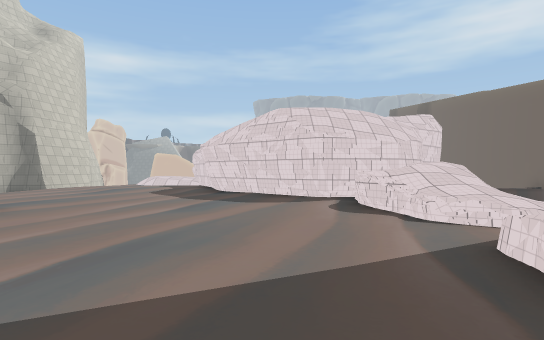
[1] (above)

24 first-person views from a walk through a scene from a Unity 3-D project. The camera is 1.4 m above the floor, looks level and sees 80° across. The floor is counted in squares, 2 m on a side. Each view is taken from the middle of a square. On the plan, view 1 faces up. The plan holds only what a view shows up to about 10 squares ahead; the rest is blank. The place goes on beyond the plan. The player is left out. Some animated figures are left out. Some surface patterns are stand-ins.

[2]
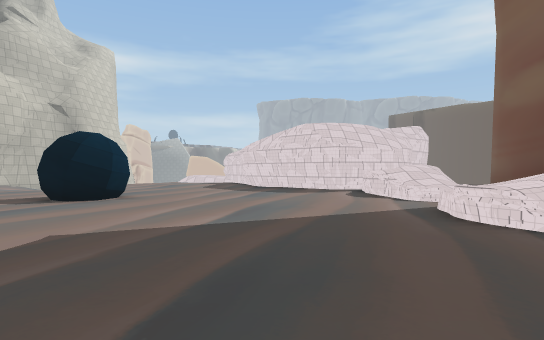

[3]
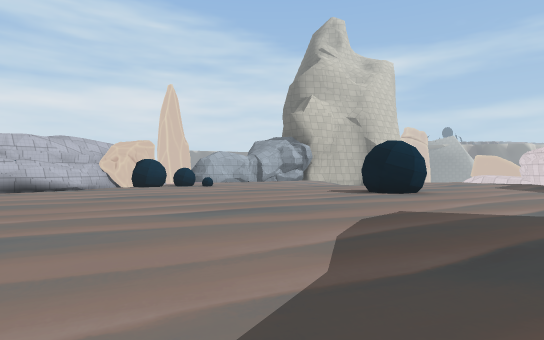

[4]
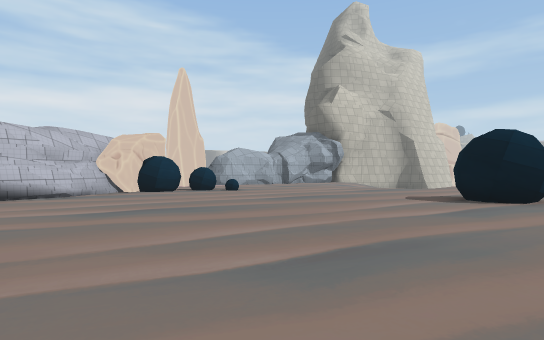

[5]
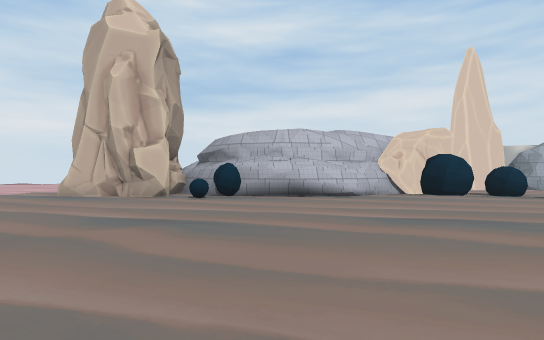

[6]
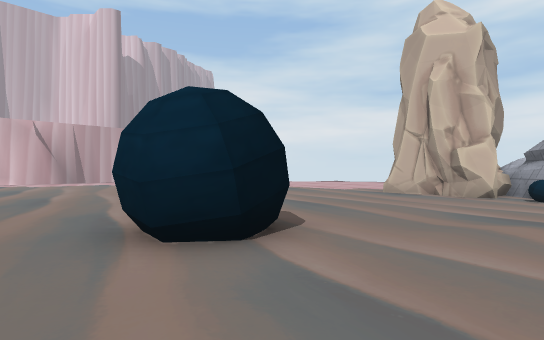

[7]
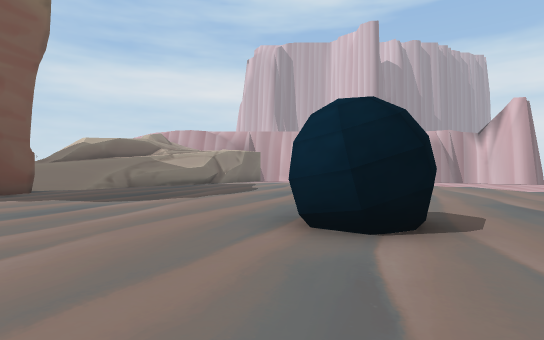

[8]
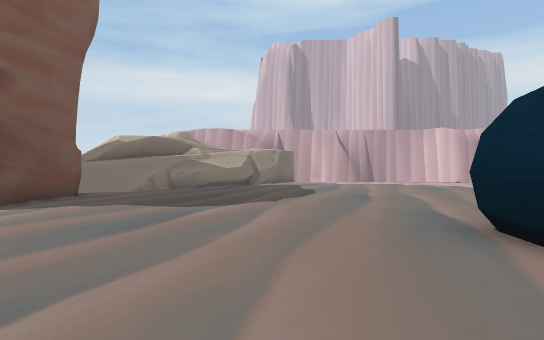

[9]
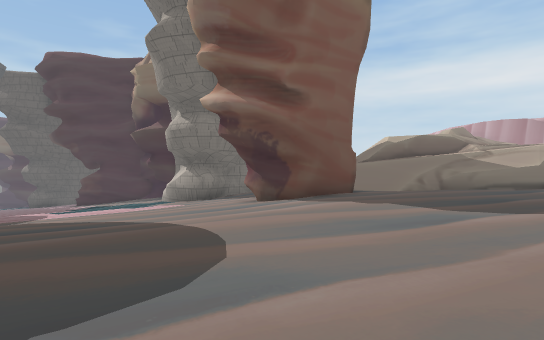

[10]
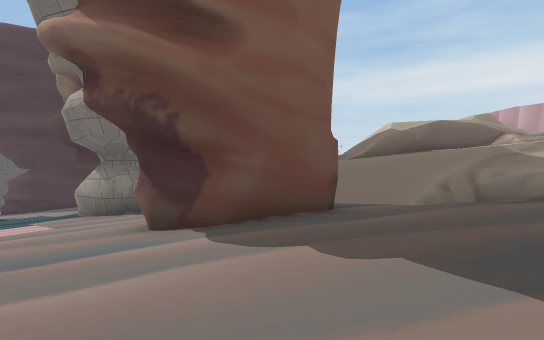

[11]
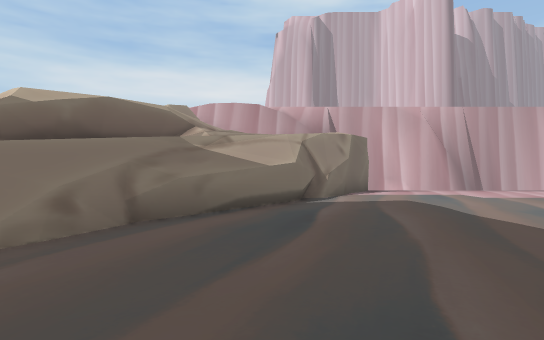

[12]
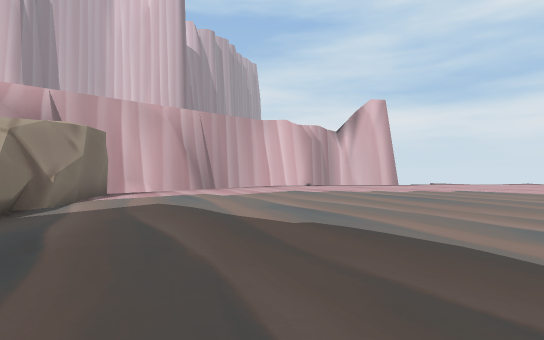

[13]
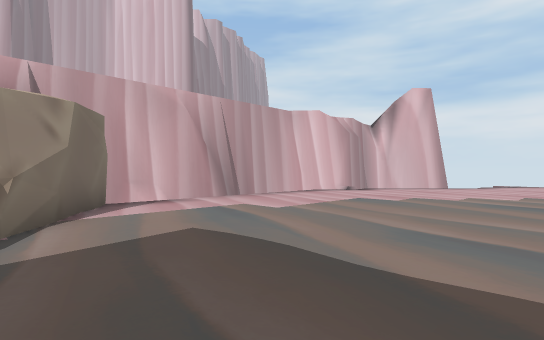

[14]
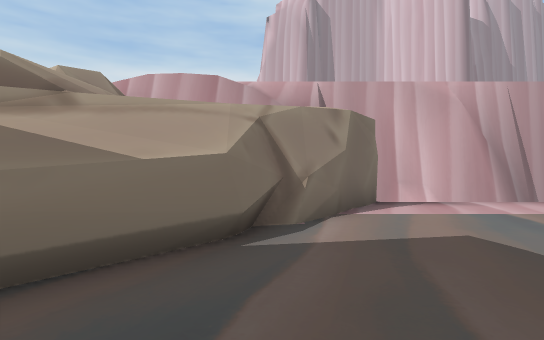

[15]
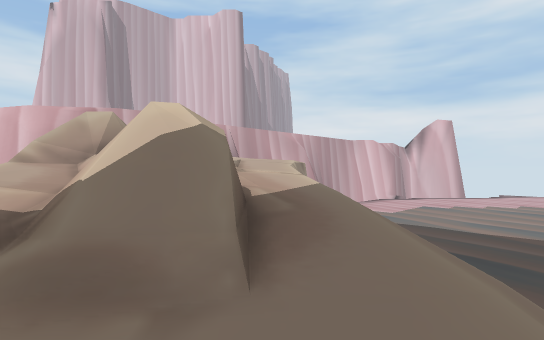

[16]
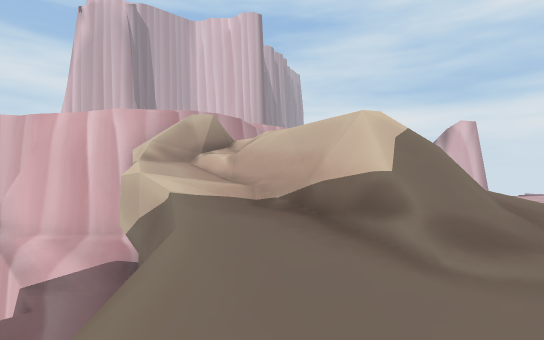

[17]
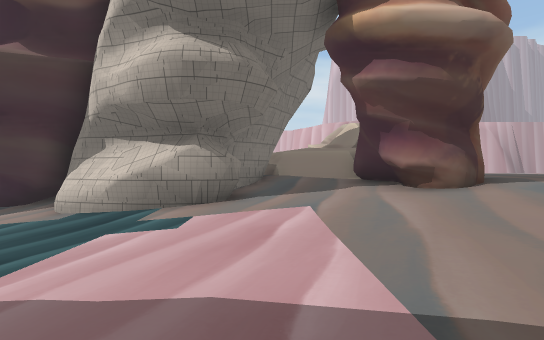

[18]
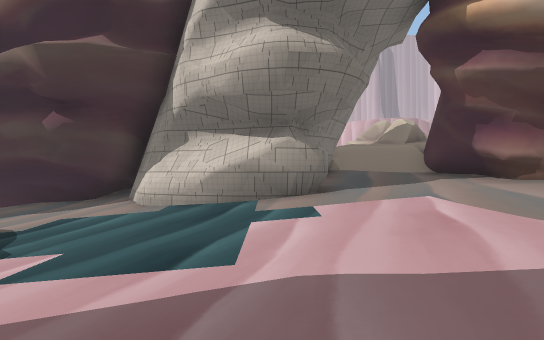

[19]
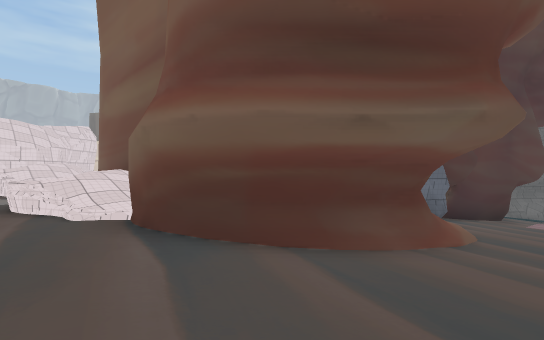

[20]
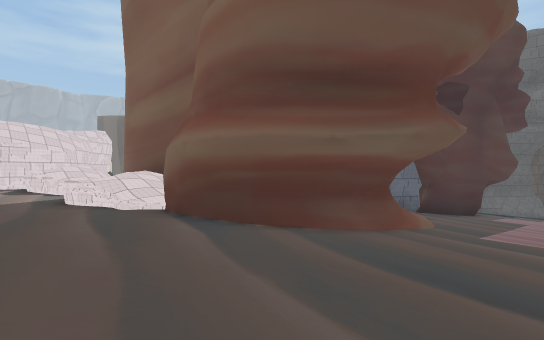

[21]
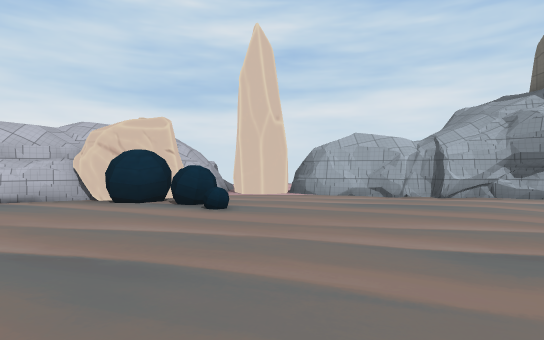

[22]
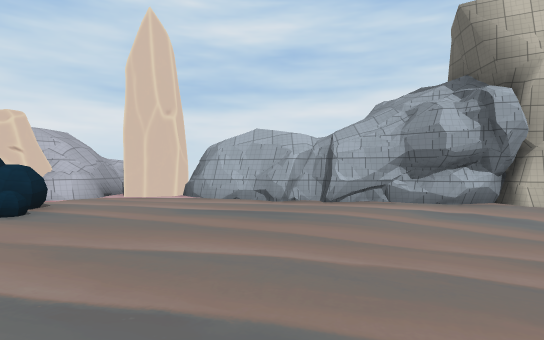

[23]
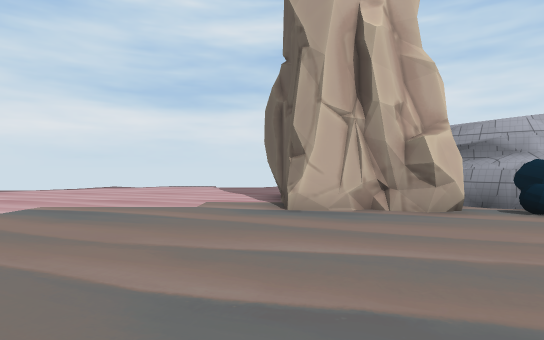

[24]
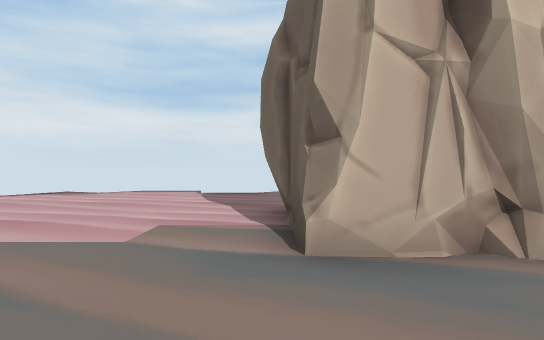

### Floor plan
Key: @ floor where view 1 was taken; # wall or solid block; x gap in a wall; . main floor; - floor 1.5 m lower than the main floor; : floor 1.5 m higher than the main floor; + floor 3.25 m higher than the main floor; * floor 4.75 m higher than the main floor; / step, stairs or slope; = window, fence, low wall or low ledge; v drop or lower ground; R rock; O other object.
Columns run from 21 left of view 1 to 13 right of it. Each row starts with its distance up from view 1.
 10       #....   ..... #
  9       #.....  ......##
  8      ##...... .......####
  7      ##................=#=
  6     ##......... .......x:=
  5    ##..........OO......=..
  4    RR..........OO........#
  3    RR..OO................#
  2    ###.O................:#
  1      ##O.................
  0       ##.............@..#
 -1       ##................#
 -2        #................##    #####
 -3        #.................#### -//-#
 -4         ................//////////-
 -5        O...............///////////
 -6       ##O............../////////
 -7      ####..............//////////
 -8       ##......OOO......///////////
 -9      ###...... O.......///////////-
-10 .... #........ ........///////////-
-11 v.......................##////////-
-12 v.......................##///####//
-13 ........................##///#  ##/
-14 ........................##///#   ##
-15 ........................////##    #
-16 v...... ...............////
-17  .....   .............=//////
-18        ..............=#//=//v
-19        ..............x++##/v
-20         ............#####=/v
-21          ..........##+===//vv
-22           ........#v++=#=/vv
-23            .......x++++=//vv
-24             v..vvx     ##xvv
-25              vv      ###*vvv
-26            v##### ### ####vv

Where each view was taken, in squares from view 1:
view 1: 0 up, 0 right, facing up
view 2: 3 down, 1 left, facing up
view 3: 5 down, 1 left, facing up-left
view 4: 4 down, 4 left, facing up-left
view 5: 4 down, 5 left, facing left
view 6: 5 down, 4 left, facing down-left
view 7: 4 down, 5 left, facing down
view 8: 5 down, 3 left, facing down
view 9: 5 down, 3 left, facing down-right
view 10: 9 down, 1 left, facing down-right
view 11: 13 down, 1 left, facing down
view 12: 14 down, 1 left, facing down-left
view 13: 17 down, 2 left, facing down-left
view 14: 17 down, 2 left, facing down
view 15: 16 down, 5 right, facing down-left
view 16: 17 down, 7 right, facing down-left
view 17: 5 down, 7 right, facing down
view 18: 5 down, 9 right, facing down
view 19: 5 down, 1 right, facing up-right
view 20: 6 down, 0 right, facing up-right
view 21: 4 up, 7 left, facing left
view 22: 7 up, 8 left, facing left
view 23: 10 down, 8 left, facing left
view 24: 10 down, 11 left, facing left
